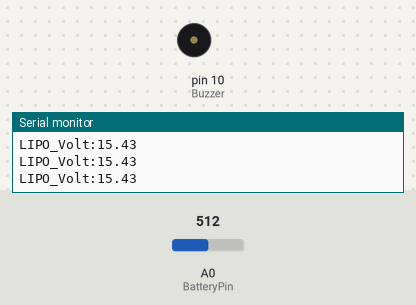
The sketch below on a simulated Arduino Uno, built with avr-gcc and run on an emulated ATmega328P. On the bench: buzzer (waves = sounding), the last lines printed to the serial monitor. The test bench sets the inputs (shaded band); at power-on: A0 (BatteryPin) = 512.

Above: at 1.2 s.
1.3 s: A0 (BatteryPin) set to 329
2.8 s: A0 (BatteryPin) set to 302
At 3.1 s:
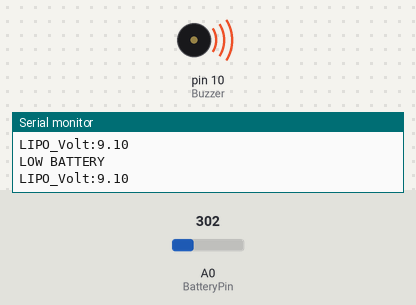
Timing chart, 0 to 5.8 s (numbered marks = the images above; inputs shaded):
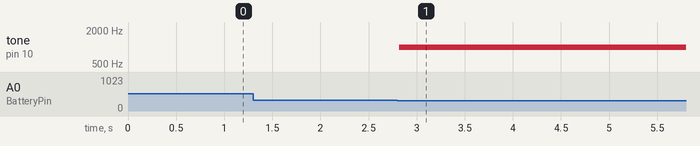

Measured:
- the behaviour switches between 319 and 318 on A0 (BatteryPin) (found by bisection; images 0 and 1)
- after the input at 2.8 s, tone on pin 10 (Buzzer): silent → 1000 Hz at once

The sketch:

Voltagedivider_Buzzer_LIPO_protection.ino
```cpp
const int BatteryPin = A0;
const int Buzzer = 10;
float LIPO_volt;


void setup() {
  Serial.begin(9600);
  pinMode(Buzzer, OUTPUT);

}

void loop() {
    LIPO_volt = (((analogRead(BatteryPin) * 5.0 / 1023.0)/1.2) * (1.2+6.2)); //voltagedivider 1.2k+6.2k resistors
    if(LIPO_volt < 9.6){
      tone(Buzzer, 1000);
      Serial.println("LOW BATTERY");
      }
    else{noTone(Buzzer);}
    Serial.print("LIPO_Volt:");
    Serial.println(LIPO_volt);
    delay(100);
}
```
